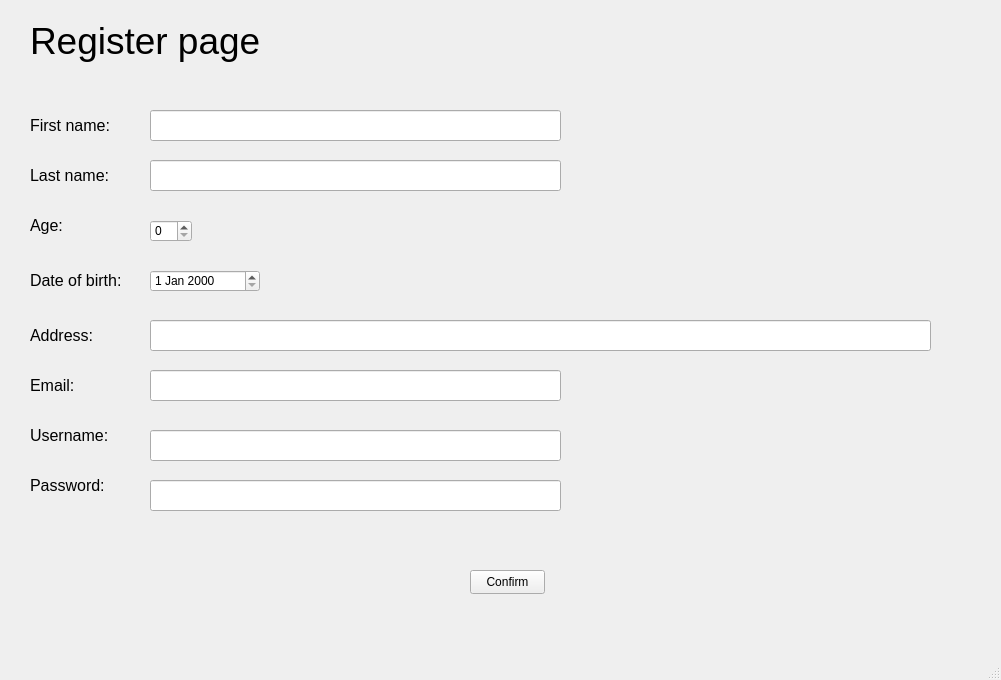
<?xml version="1.0" encoding="UTF-8"?>
<ui version="4.0">
 <class>MainWindow</class>
 <widget class="QMainWindow" name="MainWindow">
  <property name="geometry">
   <rect>
    <x>0</x>
    <y>0</y>
    <width>1001</width>
    <height>680</height>
   </rect>
  </property>
  <property name="windowTitle">
   <string>MainWindow</string>
  </property>
  <widget class="QWidget" name="centralwidget">
   <widget class="QLabel" name="label">
    <property name="geometry">
     <rect>
      <x>30</x>
      <y>10</y>
      <width>251</width>
      <height>61</height>
     </rect>
    </property>
    <property name="font">
     <font>
      <pointsize>28</pointsize>
     </font>
    </property>
    <property name="text">
     <string>Register page</string>
    </property>
   </widget>
   <widget class="QLabel" name="label_2">
    <property name="geometry">
     <rect>
      <x>30</x>
      <y>100</y>
      <width>111</width>
      <height>51</height>
     </rect>
    </property>
    <property name="font">
     <font>
      <pointsize>12</pointsize>
     </font>
    </property>
    <property name="text">
     <string>First name:</string>
    </property>
   </widget>
   <widget class="QLabel" name="label_3">
    <property name="geometry">
     <rect>
      <x>30</x>
      <y>160</y>
      <width>101</width>
      <height>31</height>
     </rect>
    </property>
    <property name="font">
     <font>
      <pointsize>12</pointsize>
     </font>
    </property>
    <property name="text">
     <string>Last name:</string>
    </property>
   </widget>
   <widget class="QLabel" name="label_4">
    <property name="geometry">
     <rect>
      <x>30</x>
      <y>210</y>
      <width>49</width>
      <height>31</height>
     </rect>
    </property>
    <property name="font">
     <font>
      <pointsize>12</pointsize>
     </font>
    </property>
    <property name="text">
     <string>Age:</string>
    </property>
   </widget>
   <widget class="QLabel" name="label_5">
    <property name="geometry">
     <rect>
      <x>30</x>
      <y>260</y>
      <width>91</width>
      <height>41</height>
     </rect>
    </property>
    <property name="font">
     <font>
      <pointsize>12</pointsize>
     </font>
    </property>
    <property name="text">
     <string>Date of birth:</string>
    </property>
   </widget>
   <widget class="QLabel" name="label_6">
    <property name="geometry">
     <rect>
      <x>30</x>
      <y>320</y>
      <width>71</width>
      <height>31</height>
     </rect>
    </property>
    <property name="font">
     <font>
      <pointsize>12</pointsize>
     </font>
    </property>
    <property name="text">
     <string>Address:</string>
    </property>
   </widget>
   <widget class="QLabel" name="label_7">
    <property name="geometry">
     <rect>
      <x>30</x>
      <y>370</y>
      <width>51</width>
      <height>31</height>
     </rect>
    </property>
    <property name="font">
     <font>
      <pointsize>12</pointsize>
     </font>
    </property>
    <property name="text">
     <string>Email:</string>
    </property>
   </widget>
   <widget class="QLabel" name="label_8">
    <property name="geometry">
     <rect>
      <x>30</x>
      <y>420</y>
      <width>81</width>
      <height>31</height>
     </rect>
    </property>
    <property name="font">
     <font>
      <pointsize>12</pointsize>
     </font>
    </property>
    <property name="text">
     <string>Username:</string>
    </property>
   </widget>
   <widget class="QLabel" name="label_9">
    <property name="geometry">
     <rect>
      <x>30</x>
      <y>470</y>
      <width>101</width>
      <height>31</height>
     </rect>
    </property>
    <property name="font">
     <font>
      <pointsize>12</pointsize>
     </font>
    </property>
    <property name="text">
     <string>Password:</string>
    </property>
   </widget>
   <widget class="QPushButton" name="pushButton">
    <property name="geometry">
     <rect>
      <x>470</x>
      <y>570</y>
      <width>75</width>
      <height>24</height>
     </rect>
    </property>
    <property name="text">
     <string>Confirm</string>
    </property>
   </widget>
   <widget class="QLineEdit" name="lineEdit">
    <property name="geometry">
     <rect>
      <x>150</x>
      <y>110</y>
      <width>411</width>
      <height>31</height>
     </rect>
    </property>
   </widget>
   <widget class="QLineEdit" name="lineEdit_2">
    <property name="geometry">
     <rect>
      <x>150</x>
      <y>160</y>
      <width>411</width>
      <height>31</height>
     </rect>
    </property>
   </widget>
   <widget class="QLineEdit" name="lineEdit_3">
    <property name="geometry">
     <rect>
      <x>150</x>
      <y>320</y>
      <width>781</width>
      <height>31</height>
     </rect>
    </property>
   </widget>
   <widget class="QLineEdit" name="lineEdit_4">
    <property name="geometry">
     <rect>
      <x>150</x>
      <y>370</y>
      <width>411</width>
      <height>31</height>
     </rect>
    </property>
   </widget>
   <widget class="QLineEdit" name="lineEdit_5">
    <property name="geometry">
     <rect>
      <x>150</x>
      <y>430</y>
      <width>411</width>
      <height>31</height>
     </rect>
    </property>
   </widget>
   <widget class="QLineEdit" name="lineEdit_6">
    <property name="geometry">
     <rect>
      <x>150</x>
      <y>480</y>
      <width>411</width>
      <height>31</height>
     </rect>
    </property>
   </widget>
   <widget class="QSpinBox" name="spinBox">
    <property name="geometry">
     <rect>
      <x>150</x>
      <y>220</y>
      <width>42</width>
      <height>22</height>
     </rect>
    </property>
   </widget>
   <widget class="QDateEdit" name="dateEdit">
    <property name="geometry">
     <rect>
      <x>150</x>
      <y>270</y>
      <width>110</width>
      <height>22</height>
     </rect>
    </property>
   </widget>
  </widget>
  <widget class="QMenuBar" name="menubar">
   <property name="geometry">
    <rect>
     <x>0</x>
     <y>0</y>
     <width>1001</width>
     <height>22</height>
    </rect>
   </property>
  </widget>
  <widget class="QStatusBar" name="statusbar"/>
 </widget>
 <resources/>
 <connections/>
</ui>
